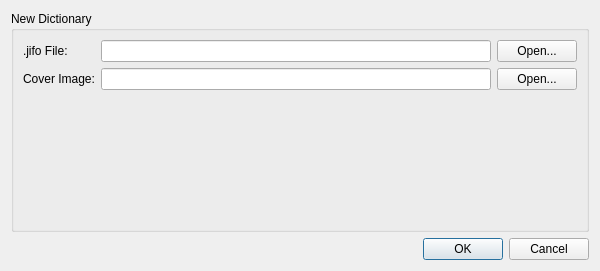
<?xml version="1.0" encoding="UTF-8"?>
<ui version="4.0">
 <class>NewDictionaryDialog</class>
 <widget class="QDialog" name="NewDictionaryDialog">
  <property name="geometry">
   <rect>
    <x>0</x>
    <y>0</y>
    <width>600</width>
    <height>271</height>
   </rect>
  </property>
  <property name="windowTitle">
   <string>Add New Dictionary</string>
  </property>
  <layout class="QVBoxLayout" name="verticalLayout">
   <item>
    <widget class="QGroupBox" name="groupBox">
     <property name="title">
      <string>New Dictionary</string>
     </property>
     <layout class="QFormLayout" name="formLayout">
      <property name="fieldGrowthPolicy">
       <enum>QFormLayout::ExpandingFieldsGrow</enum>
      </property>
      <property name="labelAlignment">
       <set>Qt::AlignLeading|Qt::AlignLeft|Qt::AlignVCenter</set>
      </property>
      <item row="2" column="0">
       <widget class="QLabel" name="label_3">
        <property name="text">
         <string>.jifo File:</string>
        </property>
       </widget>
      </item>
      <item row="2" column="1">
       <layout class="QHBoxLayout" name="horizontalLayout">
        <item>
         <widget class="QLineEdit" name="jifoFileLineEdit"/>
        </item>
        <item>
         <widget class="QPushButton" name="openJifoFileButton">
          <property name="text">
           <string>Open...</string>
          </property>
         </widget>
        </item>
       </layout>
      </item>
      <item row="4" column="0">
       <widget class="QLabel" name="label_4">
        <property name="text">
         <string>Cover Image:</string>
        </property>
       </widget>
      </item>
      <item row="4" column="1">
       <layout class="QHBoxLayout" name="horizontalLayout_2">
        <item>
         <widget class="QLineEdit" name="coverImageLineEdit"/>
        </item>
        <item>
         <widget class="QPushButton" name="openImageFileButton">
          <property name="text">
           <string>Open...</string>
          </property>
         </widget>
        </item>
       </layout>
      </item>
     </layout>
    </widget>
   </item>
   <item>
    <widget class="QDialogButtonBox" name="buttonBox">
     <property name="orientation">
      <enum>Qt::Horizontal</enum>
     </property>
     <property name="standardButtons">
      <set>QDialogButtonBox::Cancel|QDialogButtonBox::Ok</set>
     </property>
    </widget>
   </item>
  </layout>
 </widget>
 <resources/>
 <connections>
  <connection>
   <sender>buttonBox</sender>
   <signal>accepted()</signal>
   <receiver>NewDictionaryDialog</receiver>
   <slot>accept()</slot>
   <hints>
    <hint type="sourcelabel">
     <x>248</x>
     <y>254</y>
    </hint>
    <hint type="destinationlabel">
     <x>157</x>
     <y>274</y>
    </hint>
   </hints>
  </connection>
  <connection>
   <sender>buttonBox</sender>
   <signal>rejected()</signal>
   <receiver>NewDictionaryDialog</receiver>
   <slot>reject()</slot>
   <hints>
    <hint type="sourcelabel">
     <x>316</x>
     <y>260</y>
    </hint>
    <hint type="destinationlabel">
     <x>286</x>
     <y>274</y>
    </hint>
   </hints>
  </connection>
 </connections>
</ui>
